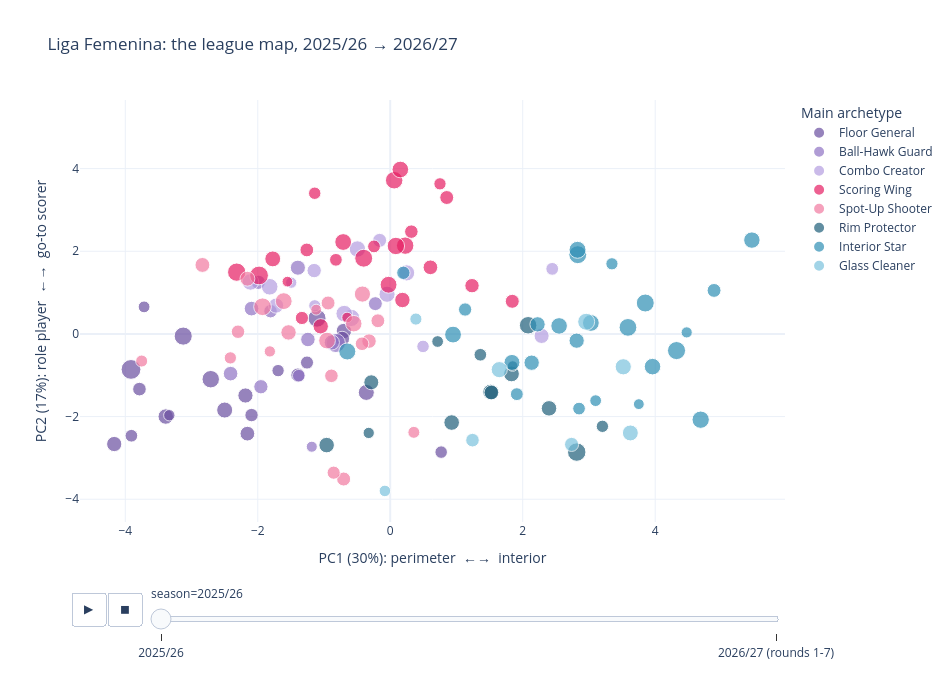

This figure's notebook cell:
### Markdown cell above
**Adding 2026/27.** The 2026/27 players are standardised with the 2025/26 scaler and projected onto the same two PCA
axes: nothing is refitted. The scaler is rebuilt here from the same 142 players (a StandardScaler only stores means and
standard deviations) and checked against the saved z-scores. A slider switches seasons, and players present in both
seasons move across the map. Point size is relative within each season (2026/27 has only 7 rounds), and players with
two stints keep their longest one. The 2026/27 positions carry the early-season noise measured in 02_model.

### Code cell
from sklearn.preprocessing import StandardScaler

# Rebuild the 2025/26 scaler and check it matches 02_model
scaler = StandardScaler().fit(feats[feature_cols].to_numpy())
print("Same scaler as 02:", np.allclose(scaler.transform(feats[feature_cols].to_numpy()), zs[feature_cols].to_numpy()))

# 2026/27 features, same rows as mix26
feats26 = pd.read_csv("data/features_2026.csv", dtype={"player_id": str})
feats26 = feats26[feats26["in_sample"]].reset_index(drop=True)
print("Aligned with mix26:", (feats26["player_id"] == mix26["player_id"]).all())
coords26 = pca.transform(scaler.transform(feats26[feature_cols].to_numpy()))

def map_table(mix, xy, season):
    d = mix[["player_id", "position", "min", "main_archetype"]].copy()
    d["name"] = mix["player"].map(nice)
    d["team_name"] = mix["team"].str.title()
    d["PC1"], d["PC2"] = xy[:, 0], xy[:, 1]
    d["mix"] = mix[order].apply(
        lambda r: " · ".join(f"{a} {w:.0%}" for a, w in r.sort_values(ascending=False).head(2).items()), axis=1)
    d["season"] = season
    d = d.sort_values("min", ascending=False).drop_duplicates("player_id")   # one point per player
    d["size"] = d["min"] / d["min"].max()                                    # size relative within the season
    return d

seasons = pd.concat([map_table(mix25, coords, "2025/26"),
                     map_table(mix26, coords26, "2026/27 (rounds 1-7)")], ignore_index=True)
print(seasons["season"].value_counts())

fig = px.scatter(seasons, x="PC1", y="PC2", color="main_archetype",
                 color_discrete_map=colors, category_orders={"main_archetype": order},
                 size="size", size_max=14, hover_name="name",
                 animation_frame="season", animation_group="player_id",
                 hover_data={"team_name": True, "position": True, "mix": True, "min": ":.0f",
                             "PC1": False, "PC2": False, "main_archetype": False, "size": False, "season": False},
                 labels={"PC1": "PC1 (30%): perimeter  ←→  interior",
                         "PC2": "PC2 (17%): role player  ←→  go-to scorer",
                         "main_archetype": "Main archetype", "team_name": "Team",
                         "position": "Position", "mix": "Top archetypes", "min": "Minutes"},
                 range_x=[seasons["PC1"].min() - 0.5, seasons["PC1"].max() + 0.5],
                 range_y=[seasons["PC2"].min() - 0.5, seasons["PC2"].max() + 0.5],
                 title="Liga Femenina: the league map, 2025/26 → 2026/27")
fig.update_layout(template="plotly_white", width=950, height=680)

fig.write_html("figures/plotly/league_map_seasons.html", include_plotlyjs="cdn")
fig.show()

### Figure 1 — Plotly figure (JSON) as saved in the notebook; plotly's stock layout.template omitted (floating-point values rounded to 4 significant figures; data arrays with more than 128 entries replaced by an {"elided": "..."} marker saying what was removed)
{"data": [{"customdata": {"elided": "21x7 mixed values"}, "hovertemplate": "<b>%{hovertext}</b><br><br>Team=%{customdata[0]}<br>Position=%{customdata[1]}<br>Top archetypes=%{customdata[2]}<br>Minutes=%{customdata[3]:.0f}<extra></extra>", "hovertext": ["Melisa Paola Gretter", "Paula Estebas Armas", "Juana Camilion Cuccaro", "Irene Lahuerta Mendoza", "Andrea Vilaro Aragones", "Laura Westerik", "Itziar Ariztimuño Lopez", "Ainhoa Gervasini Lacorzana", "Elise Claudine Ramette", "Lara Gonzalez Duarte", "Veronika Vorackova", "Mariona Ortiz Vives", "Laura Quevedo Cañizares", "Alessandra Orsili", "Alba Sanchez Ramos Pereda", "Ines Santibañez Herrero", "Isabel Latorre Alcantara", "Mousdandy Djaldi-Tabdi", "Ainhoa Lopez Rodriguez", "Aleksandra Stanacev", "Lucia Togores Carpintero"], "ids": ["2030234", "1320072", "2181409", "1459397", "1074107", "2524193", "1833234", "1825318", "2525185", "1583743", "2814809", "703084", "1310004", "2819795", "1679252", "1867462", "1446879", "2813572", "1298762", "2815062", "1590118"], "legendgroup": "Floor General", "marker": {"color": "#6b4fa0", "size": [1.0, 0.8383, 0.8259, 0.7784, 0.6569, 0.6548, 0.6075, 0.603, 0.5941, 0.5886, 0.5719, 0.5535, 0.5127, 0.4732, 0.4583, 0.4379, 0.4115, 0.4013, 0.3891, 0.3566, 0.3305], "sizemode": "area", "sizeref": 0.005102, "symbol": "circle"}, "mode": "markers", "name": "Floor General", "orientation": "v", "showlegend": true, "type": "scatter", "x": [-3.913, -3.125, -1.105, -2.71, -2.499, -0.361, -3.389, -0.6996, -4.167, -2.186, -0.7265, -2.156, -1.394, -3.786, -2.094, -1.257, -3.908, 0.7689, -1.693, -3.716, -3.335], "xaxis": "x", "y": [-0.8592, -0.05304, 0.3799, -1.096, -1.842, -1.416, -2.0, 0.0708, -2.664, -1.49, -0.1169, -2.413, -0.9956, -1.335, -1.964, -0.6923, -2.464, -2.86, -0.888, 0.6542, -1.968], "yaxis": "y"}, {"customdata": [["Durán Maquinaria Ensino", "SG", "Ball-Hawk Guard 33% · Floor General 24%", 990, "Ball-Hawk Guard", 0.9301, "2025/26"], ["Hozono Global Jairis", "SG", "Ball-Hawk Guard 23% · Floor General 19%", 631.4, "Ball-Hawk Guard", 0.5932, "2025/26"], ["Cadi La Seu", "SG", "Ball-Hawk Guard 49% · Scoring Wing 38%", 619.2, "Ball-Hawk Guard", 0.5818, "2025/26"], ["Spar Girona", "SG", "Ball-Hawk Guard 37% · Spot-Up Shooter 30%", 581.5, "Ball-Hawk Guard", 0.5463, "2025/26"], ["Kutxabank Araski", "PG", "Ball-Hawk Guard 49% · Floor General 35%", 576.8, "Ball-Hawk Guard", 0.5419, "2025/26"], ["Perfumerias Avenida", "SG", "Ball-Hawk Guard 38% · Spot-Up Shooter 29%", 571.1, "Ball-Hawk Guard", 0.5365, "2025/26"], ["Club Joventut Badalona", "PG", "Ball-Hawk Guard 54% · Scoring Wing 26%", 554.6, "Ball-Hawk Guard", 0.5211, "2025/26"], ["Club Joventut Badalona", "PG", "Ball-Hawk Guard 36% · Floor General 25%", 553.8, "Ball-Hawk Guard", 0.5203, "2025/26"], ["Ingeniería Ambiental Cab Estepona", "PG", "Ball-Hawk Guard 53% · Combo Creator 23%", 528.5, "Ball-Hawk Guard", 0.4965, "2025/26"], ["Perfumerias Avenida", "PG", "Ball-Hawk Guard 100% · Floor General 0%", 495.3, "Ball-Hawk Guard", 0.4653, "2025/26"], ["Valencia B.C.", "SG", "Ball-Hawk Guard 32% · Spot-Up Shooter 25%", 437.9, "Ball-Hawk Guard", 0.4114, "2025/26"], ["Spar Girona", "PG", "Ball-Hawk Guard 48% · Floor General 29%", 331.8, "Ball-Hawk Guard", 0.3117, "2025/26"]], "hovertemplate": "<b>%{hovertext}</b><br><br>Team=%{customdata[0]}<br>Position=%{customdata[1]}<br>Top archetypes=%{customdata[2]}<br>Minutes=%{customdata[3]:.0f}<extra></extra>", "hovertext": ["Alicia Florez Getino", "Alba Prieto Martinez", "Laia Raventos Roig", "Arica Derris Carter", "Mama Dembele Traore", "Abigail Nicole Meyers", "Laia Lamana Llobera", "Laura Piera Flo", "Claudia Contell Sanchis", "Claudia Soriano Perez", "Queralt Casas Carreras", "Marta Canella Rodriguez"], "ids": ["2099031", "1692968", "1763693", "2703283", "2159718", "2813571", "1937427", "1952614", "2100039", "2080254", "1091338", "1406582"], "legendgroup": "Ball-Hawk Guard", "marker": {"color": "#8f73c4", "size": [0.9301, 0.5932, 0.5818, 0.5463, 0.5419, 0.5365, 0.5211, 0.5203, 0.4965, 0.4653, 0.4114, 0.3117], "sizemode": "area", "sizeref": 0.005102, "symbol": "circle"}, "mode": "markers", "name": "Ball-Hawk Guard", "orientation": "v", "showlegend": true, "type": "scatter", "x": [-0.8208, -0.8819, -1.394, -2.094, -2.41, -1.243, -1.991, -1.953, -0.2245, -1.807, -1.38, -1.184], "xaxis": "x", "y": [-0.2193, -0.2055, 1.602, 0.6124, -0.9614, -0.1349, 1.249, -1.278, 0.7323, 0.5505, -1.011, -2.73], "yaxis": "y"}, {"customdata": [["Baxi Ferrol", "SG", "Combo Creator 34% · Spot-Up Shooter 21%", 810, "Combo Creator", 0.761, "2025/26"], ["Idk Euskotren", "SG", "Combo Creator 70% · Floor General 16%", 749.4, "Combo Creator", 0.7041, "2025/26"], ["Cadi La Seu", "PG", "Combo Creator 50% · Floor General 29%", 749.1, "Combo Creator", 0.7038, "2025/26"], ["Hozono Global Jairis", "PG", "Combo Creator 70% · Floor General 25%", 744.6, "Combo Creator", 0.6996, "2025/26"], ["Kutxabank Araski", "SF", "Combo Creator 41% · Scoring Wing 33%", 732.7, "Combo Creator", 0.6884, "2025/26"], ["Innova-Tsn Leganes", "SG", "Combo Creator 50% · Glass Cleaner 15%", 709.6, "Combo Creator", 0.6667, "2025/26"], ["Club Joventut Badalona", "SF", "Combo Creator 24% · Floor General 22%", 709.4, "Combo Creator", 0.6664, "2025/26"], ["Innova-Tsn Leganes", "SG", "Combo Creator 24% · Ball-Hawk Guard 24%", 623.7, "Combo Creator", 0.586, "2025/26"], ["Kutxabank Araski", "PF", "Combo Creator 32% · Interior Star 31%", 620.4, "Combo Creator", 0.5828, "2025/26"], ["Lointek Gernika Bizkaia", "SG", "Combo Creator 50% · Floor General 23%", 559.4, "Combo Creator", 0.5256, "2025/26"], ["Innova-Tsn Leganes", "SG", "Combo Creator 98% · Scoring Wing 2%", 529.8, "Combo Creator", 0.4977, "2025/26"], ["Innova-Tsn Leganes", "PF", "Combo Creator 54% · Interior Star 39%", 445.2, "Combo Creator", 0.4183, "2025/26"], ["Spar Gran Canaria", "SG", "Combo Creator 51% · Glass Cleaner 34%", 426.5, "Combo Creator", 0.4007, "2025/26"], ["Ingeniería Ambiental Cab Estepona", "none", "Combo Creator 55% · Spot-Up Shooter 38%", 403, "Combo Creator", 0.3786, "2025/26"], ["Baxi Ferrol", "PG", "Combo Creator 36% · Floor General 27%", 347.1, "Combo Creator", 0.3261, "2025/26"]], "hovertemplate": "<b>%{hovertext}</b><br><br>Team=%{customdata[0]}<br>Position=%{customdata[1]}<br>Top archetypes=%{customdata[2]}<br>Minutes=%{customdata[3]:.0f}<extra></extra>", "hovertext": ["Blanca Millan Modia", "Roso Buch Rosell", "Regina Aguilar Motta", "Aina Ayuso Bagur", "Dominique Nicole Toussaint", "Noortje Driessen", "Laura Rachel Howard", "Gabriela Andelova", "Isabela Jourdain Quevedo", "Angela Salvadores Alvarez", "Nikola Dudasova", "Brianna Carolina Herlihy", "Mama Sidiki Doumbia", "Madeleine Claire Garrick", "Karla Erjavec"], "ids": ["1538521", "1763580", "1389607", "1911694", "2451558", "2814707", "2744004", "2814706", "2819418", "1458903", "2861644", "2645782", "2647608", "2825497", "2644563"], "legendgroup": "Combo Creator", "marker": {"color": "#b49ee0", "size": [0.761, 0.7041, 0.7038, 0.6996, 0.6884, 0.6667, 0.6664, 0.586, 0.5828, 0.5256, 0.4977, 0.4183, 0.4007, 0.3786, 0.3261], "sizemode": "area", "sizeref": 0.005102, "symbol": "circle"}, "mode": "markers", "name": "Combo Creator", "orientation": "v", "showlegend": true, "type": "scatter", "x": [-0.5903, -1.82, -2.11, -0.695, -0.4956, 0.2479, -0.04788, -1.723, 2.285, -1.148, -0.16, 2.445, 0.4953, -1.139, -1.495], "xaxis": "x", "y": [0.3872, 1.141, 1.258, 0.491, 2.054, 1.476, 0.9599, 0.6849, -0.04879, 1.533, 2.264, 1.574, -0.3026, 0.6819, 1.24], "yaxis": "y"}, {"customdata": {"elided": "25x7 mixed values"}, "hovertemplate": "<b>%{hovertext}</b><br><br>Team=%{customdata[0]}<br>Position=%{customdata[1]}<br>Top archetypes=%{customdata[2]}<br>Minutes=%{customdata[3]:.0f}<extra></extra>", "hovertext": ["Samantha Elizabeth Holliday Hill", "Ane Olaeta Larrauri", "Imani Ty Leah Tate", "Madison Elizabeth Conner", "Paige Robinson", "Moira Macy Joiner", "Reigan Leilani Richardson", "Juste Veronika Jocyte", "Iyana Martin Carrion", "Lisa Lucette Djamila Berkani", "Helena Pueyo Melchor", "Angela Mataix Guill", "Leonie Fiebich", "Carolina Guerrero Alcantara", "Merrit Ramona Hempe", "Shaylee Gonzales", "Leticia Romero Gonzalez", "Lou López-Sénéchal", "Shavonte Sade Zellous", "Djeneba N'Diaye", "Lisa Matilda Anna Ekh", "Hind Ben Abdelkader", "Chloe Louise Bibby", "Ivon Marc Anderson", "Clementine Samson"], "ids": ["2644050", "2021110", "2794778", "2824673", "2814749", "2736817", "2823546", "2817613", "2022346", "2841496", "1686642", "1987007", "2532108", "1933834", "2631378", "2812647", "1375056", "2703757", "2814599", "2452647", "2893727", "2818271", "2739270", "2863934", "2641500"], "legendgroup": "Scoring Wing", "marker": {"color": "#e61e63", "size": [0.8993, 0.8547, 0.8194, 0.7788, 0.7733, 0.7729, 0.7284, 0.7185, 0.7038, 0.643, 0.6063, 0.603, 0.5506, 0.5277, 0.5002, 0.4964, 0.4819, 0.4658, 0.4452, 0.419, 0.4139, 0.3946, 0.3862, 0.291, 0.2908], "sizemode": "area", "sizeref": 0.005102, "symbol": "circle"}, "mode": "markers", "name": "Scoring Wing", "orientation": "v", "showlegend": true, "type": "scatter", "x": [-1.981, -2.318, -0.4006, 0.05935, 0.2256, 0.08514, -0.0253, -0.7103, 0.1525, -1.774, 0.1838, -1.049, 0.6067, 1.235, 1.842, 0.853, -1.259, 0.3188, -1.333, -0.2452, -0.82, -1.14, 0.751, -1.552, -0.651], "xaxis": "x", "y": [1.414, 1.494, 1.832, 3.719, 2.136, 2.128, 1.19, 2.224, 3.978, 1.815, 0.8204, 0.1837, 1.611, 1.167, 0.7892, 3.3, 2.032, 2.475, 0.3855, 2.117, 1.793, 3.404, 3.632, 1.265, 0.3972], "yaxis": "y"}, {"customdata": {"elided": "21x7 mixed values"}, "hovertemplate": "<b>%{hovertext}</b><br><br>Team=%{customdata[0]}<br>Position=%{customdata[1]}<br>Top archetypes=%{customdata[2]}<br>Minutes=%{customdata[3]:.0f}<extra></extra>", "hovertext": ["Karolína Sotolová", "Lotta-Maj Wilhelmiina Lahtinen", "Txell Alarcon Otero", "Ajsa Sivka", "Jessica Fequiere", "Elena Buenavida Estevez", "Esther Castedo Potente", "Laura Spreafico", "Seehia Felicite Alexandrine Ridard", "Maria Belen Arrojo Jimenez", "Ine Joris", "Stephanie Mawuli", "Cecilia Muhate Peña", "Elba Garfella Bejar", "Laia Flores Costa", "Montserrat Brotons Pascual", "Maria Espin De Sancho", "Zoe Hernandez Ortiz", "Irene Murua Txintxurreta", "Carla Osma Cruz", "Lucia Rodriguez Arribas"], "ids": ["2816397", "2647172", "2054484", "2813035", "2744013", "2046909", "1631170", "2524197", "2736275", "1541830", "2753064", "2642682", "2446557", "1860492", "1572736", "1696285", "1119511", "2561098", "2082788", "2366048", "1869976"], "legendgroup": "Spot-Up Shooter", "marker": {"color": "#f27aa1", "size": [0.8037, 0.7229, 0.7141, 0.6986, 0.6713, 0.6087, 0.5677, 0.5668, 0.5369, 0.5009, 0.498, 0.4903, 0.4726, 0.472, 0.4653, 0.443, 0.3867, 0.3706, 0.3666, 0.3254, 0.3031], "sizemode": "area", "sizeref": 0.005102, "symbol": "circle"}, "mode": "markers", "name": "Spot-Up Shooter", "orientation": "v", "showlegend": true, "type": "scatter", "x": [-1.928, -1.608, -0.9542, -0.5508, -0.4199, -1.535, -2.835, -2.156, -0.3201, -0.7032, -0.9382, -0.1865, -0.4254, -0.8878, -2.298, -0.8538, -2.414, -3.753, 0.3565, -1.817, -1.118], "xaxis": "x", "y": [0.6574, 0.7933, -0.1614, 0.2479, 0.9642, 0.03609, 1.669, 1.335, -0.1739, -3.511, 0.7484, 0.3184, -0.2382, -1.014, 0.05324, -3.358, -0.5804, -0.6566, -2.381, -0.4232, 0.5869], "yaxis": "y"}, {"customdata": [["Innova-Tsn Leganes", "C", "Rim Protector 53% · Glass Cleaner 47%", 924.1, "Rim Protector", 0.8682, "2025/26"], ["Lointek Gernika Bizkaia", "SF", "Rim Protector 50% · Interior Star 25%", 829.4, "Rim Protector", 0.7792, "2025/26"], ["Casademont Zaragoza", "PF", "Rim Protector 32% · Glass Cleaner 26%", 673.7, "Rim Protector", 0.6329, "2025/26"], ["Kutxabank Araski", "PF", "Rim Protector 95% · Floor General 4%", 660.1, "Rim Protector", 0.6201, "2025/26"], ["Idk Euskotren", "PF", "Rim Protector 41% · Glass Cleaner 28%", 660.0, "Rim Protector", 0.6201, "2025/26"], ["Cadi La Seu", "SF", "Rim Protector 40% · Spot-Up Shooter 38%", 654.6, "Rim Protector", 0.615, "2025/26"], ["Hozono Global Jairis", "C", "Rim Protector 72% · Glass Cleaner 15%", 654.5, "Rim Protector", 0.6149, "2025/26"], ["Valencia B.C.", "PF", "Rim Protector 52% · Spot-Up Shooter 23%", 611.2, "Rim Protector", 0.5743, "2025/26"], ["Movistar Estudiantes", "PF", "Rim Protector 43% · Interior Star 29%", 583.6, "Rim Protector", 0.5483, "2025/26"], ["Valencia B.C.", "C", "Rim Protector 40% · Interior Star 29%", 437.1, "Rim Protector", 0.4106, "2025/26"], ["Club Joventut Badalona", "C", "Rim Protector 66% · Glass Cleaner 19%", 414.6, "Rim Protector", 0.3895, "2025/26"], ["Cadi La Seu", "C", "Rim Protector 56% · Scoring Wing 23%", 373.4, "Rim Protector", 0.3508, "2025/26"], ["Spar Gran Canaria", "PF", "Rim Protector 43% · Floor General 38%", 348.3, "Rim Protector", 0.3272, "2025/26"], ["Valencia B.C.", "SF", "Rim Protector 97% · Scoring Wing 3%", 308.4, "Rim Protector", 0.2897, "2025/26"]], "hovertemplate": "<b>%{hovertext}</b><br><br>Team=%{customdata[0]}<br>Position=%{customdata[1]}<br>Top archetypes=%{customdata[2]}<br>Minutes=%{customdata[3]:.0f}<extra></extra>", "hovertext": ["Maya Anne Crisencia Dodson", "Emily Bessoir", "Nadia Angelique Fingall", "Noa Maria Djiu Morro", "Maria Erauncetamurgil Ayestaran", "Ana Maria Palma Jorge", "Billie Kim Massey", "Maria Perez Araujo", "Irati Etxarri Munarriz", "Raquel Carrera Quintana", "Brittany Autumn Brewer", "Mya L Hollingshed", "Ndeye Thiama Kamara", "Nia Coffey"], "ids": ["2703161", "2814602", "2432613", "2115799", "1980407", "1568385", "2527152", "1481483", "1591676", "2912506", "2644051", "2846968", "2800405", "2861171"], "legendgroup": "Rim Protector", "marker": {"color": "#1f5f7a", "size": [0.8682, 0.7792, 0.6329, 0.6201, 0.6201, 0.615, 0.6149, 0.5743, 0.5483, 0.4106, 0.3895, 0.3508, 0.3272, 0.2897], "sizemode": "area", "sizeref": 0.005102, "symbol": "circle"}, "mode": "markers", "name": "Rim Protector", "orientation": "v", "showlegend": true, "type": "scatter", "x": [2.816, 2.082, 1.83, 1.514, 0.9274, -0.9598, 2.397, -0.286, 1.528, 1.36, 3.203, 0.7155, -0.3248, 1.848], "xaxis": "x", "y": [-2.859, 0.2096, -0.9678, -1.406, -2.145, -2.69, -1.801, -1.17, -1.418, -0.5044, -2.235, -0.1838, -2.396, -0.7786], "yaxis": "y"}, {"customdata": {"elided": "25x7 mixed values"}, "hovertemplate": "<b>%{hovertext}</b><br><br>Team=%{customdata[0]}<br>Position=%{customdata[1]}<br>Top archetypes=%{customdata[2]}<br>Minutes=%{customdata[3]:.0f}<extra></extra>", "hovertext": ["Lydia Mora Giomi", "Frieda Mizzi Buhner", "Sika Kone", "Aminata Brahima Sangare", "Khadija Faye", "Klara Maria Susanne Holm", "Gnere Alima Dembele", "Joy Alexis Brown", "Axelle Cecile Elisabeth Merceron", "Masa Jankovic", "Khadijiah Docia Andrea Cave", "Mariam Alou Coulibaly", "Claire Melia", "Awa Fam Thiam", "Yvonne Uju Ejim", "Leia Tania Do Bastiao Dongue", "Aminata Gueye", "Carla Elisa Noelya Leite", "Ornella Mallys Olouwayemissi Bankole", "Anisha Briana George", "Maria Dolores Pendande Mendes", "Morgan Quinn Bertsch", "Laura Gil Collado", "Kayla Janine Alexander", "Virag Csilla Takacs-Kiss"], "ids": ["2451516", "2736277", "2237207", "2818782", "2814757", "2819695", "2818990", "2814607", "2823534", "2612942", "2813576", "2819737", "2736824", "2246808", "2814758", "2824675", "2814962", "2819700", "2622325", "2451428", "2039601", "2746447", "1385801", "2740906", "2864031"], "legendgroup": "Interior Star", "marker": {"color": "#2f8fb5", "size": [0.8377, 0.8231, 0.8228, 0.8038, 0.7675, 0.7418, 0.7373, 0.7213, 0.7179, 0.7008, 0.6982, 0.6881, 0.65, 0.6011, 0.5986, 0.594, 0.4923, 0.4567, 0.451, 0.4216, 0.412, 0.3816, 0.3522, 0.3205, 0.3009], "sizemode": "area", "sizeref": 0.005102, "symbol": "circle"}, "mode": "markers", "name": "Interior Star", "orientation": "v", "showlegend": true, "type": "scatter", "x": [4.322, 2.831, 3.85, 3.589, 4.687, -0.6483, 2.827, 0.9482, 3.029, 2.549, 3.96, 5.46, 1.838, 2.135, 2.224, 2.814, 4.889, 0.1983, 1.13, 1.911, 2.85, 3.347, 3.101, 4.475, 3.753], "xaxis": "x", "y": [-0.4031, 1.917, 0.7478, 0.1582, -2.076, -0.4245, 2.035, -0.01636, 0.2652, 0.1935, -0.7916, 2.27, -0.6896, -0.6965, 0.2317, -0.1635, 1.052, 1.478, 0.5902, -1.457, -1.807, 1.697, -1.615, 0.03666, -1.699], "yaxis": "y"}, {"customdata": [["Baxi Ferrol", "C", "Glass Cleaner 32% · Rim Protector 24%", 783.2, "Glass Cleaner", 0.7358, "2025/26"], ["Durán Maquinaria Ensino", "PF", "Glass Cleaner 41% · Interior Star 39%", 712.9, "Glass Cleaner", 0.6698, "2025/26"], ["Cadi La Seu", "C", "Glass Cleaner 37% · Interior Star 24%", 711.5, "Glass Cleaner", 0.6685, "2025/26"], ["Club Joventut Badalona", "C", "Glass Cleaner 100% · Floor General 0%", 689.5, "Glass Cleaner", 0.6477, "2025/26"], ["Kutxabank Araski", "C", "Glass Cleaner 46% · Interior Star 21%", 542.1, "Glass Cleaner", 0.5093, "2025/26"], ["Cadi La Seu", "C", "Glass Cleaner 55% · Floor General 15%", 502.1, "Glass Cleaner", 0.4717, "2025/26"], ["Kutxabank Araski", "SF", "Glass Cleaner 37% · Combo Creator 34%", 402.9, "Glass Cleaner", 0.3785, "2025/26"], ["Baxi Ferrol", "PF", "Glass Cleaner 39% · Spot-Up Shooter 39%", 363.2, "Glass Cleaner", 0.3412, "2025/26"]], "hovertemplate": "<b>%{hovertext}</b><br><br>Team=%{customdata[0]}<br>Position=%{customdata[1]}<br>Top archetypes=%{customdata[2]}<br>Minutes=%{customdata[3]:.0f}<extra></extra>", "hovertext": ["Dalayah Michelle Daniels", "Maimouna Haidara", "Nahan Niare", "Lauren-Jenee Nneka Ebo", "Quinn Urbaniak- Dornstauder", "Marina Mata Galindo", "Alexandra Joy Mollenhauer", "Elena Rodriguez Dominguez"], "ids": ["2816349", "2735179", "2817565", "2813098", "2792014", "2131271", "2533639", "1824971"], "legendgroup": "Glass Cleaner", "marker": {"color": "#7cc3dd", "size": [0.7358, 0.6698, 0.6685, 0.6477, 0.5093, 0.4717, 0.3785, 0.3412], "sizemode": "area", "sizeref": 0.005102, "symbol": "circle"}, "mode": "markers", "name": "Glass Cleaner", "orientation": "v", "showlegend": true, "type": "scatter", "x": [2.958, 3.518, 1.646, 3.625, 2.738, 1.242, 0.3872, -0.08061], "xaxis": "x", "y": [0.2938, -0.7952, -0.8644, -2.396, -2.674, -2.571, 0.3596, -3.799], "yaxis": "y"}], "layout": {"height": 680, "legend": {"itemsizing": "constant", "title": {"text": "Main archetype"}, "tracegroupgap": 0}, "sliders": [{"active": 0, "currentvalue": {"prefix": "season="}, "len": 0.9, "pad": {"b": 10, "t": 60}, "steps": [{"args": [["2025/26"], {"frame": {"duration": 0, "redraw": false}, "fromcurrent": true, "mode": "immediate", "transition": {"duration": 0, "easing": "linear"}}], "label": "2025/26", "method": "animate"}, {"args": [["2026/27 (rounds 1-7)"], {"frame": {"duration": 0, "redraw": false}, "fromcurrent": true, "mode": "immediate", "transition": {"duration": 0, "easing": "linear"}}], "label": "2026/27 (rounds 1-7)", "method": "animate"}], "x": 0.1, "xanchor": "left", "y": 0, "yanchor": "top"}], "title": {"text": "Liga Femenina: the league map, 2025/26 → 2026/27"}, "updatemenus": [{"buttons": [{"args": [null, {"frame": {"duration": 500, "redraw": false}, "fromcurrent": true, "mode": "immediate", "transition": {"duration": 500, "easing": "linear"}}], "label": "&#9654;", "method": "animate"}, {"args": [[null], {"frame": {"duration": 0, "redraw": false}, "fromcurrent": true, "mode": "immediate", "transition": {"duration": 0, "easing": "linear"}}], "label": "&#9724;", "method": "animate"}], "direction": "left", "pad": {"r": 10, "t": 70}, "showactive": false, "type": "buttons", "x": 0.1, "xanchor": "right", "y": 0, "yanchor": "top"}], "width": 950, "xaxis": {"anchor": "y", "domain": [0, 1], "range": [-4.683, 5.96], "title": {"text": "PC1 (30%): perimeter  ←→  interior"}}, "yaxis": {"anchor": "x", "domain": [0, 1], "range": [-4.551, 5.66], "title": {"text": "PC2 (17%): role player  ←→  go-to scorer"}}}}
